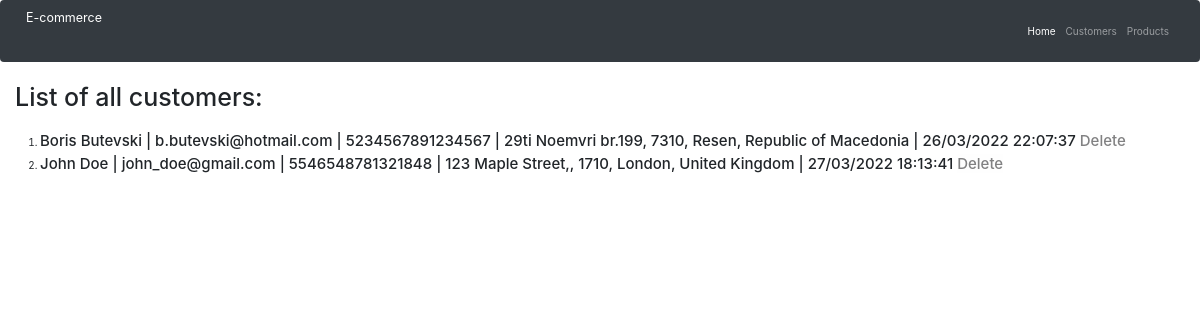
The page /customers on the database as committed earlier.
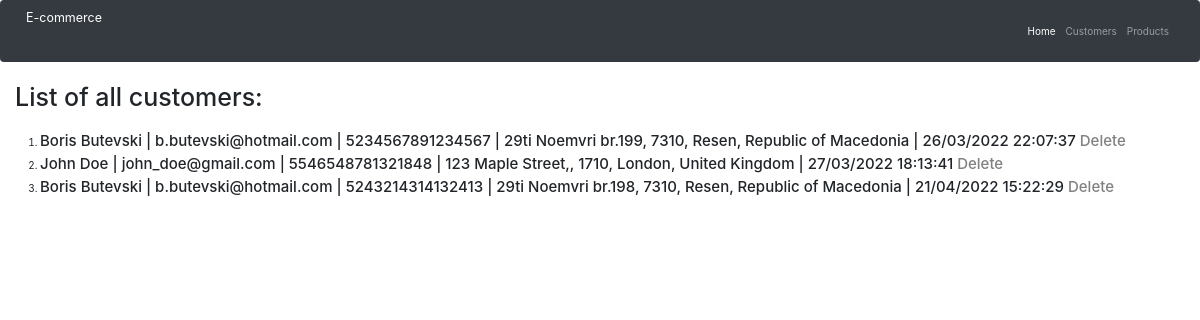
The same page on the database as committed later.
### main.py (models this page shows)
class Customer(db.Model):
    id = db.Column(db.Integer, primary_key=True)
    first_name = db.Column(db.String(250), nullable=False, unique=False)
    last_name = db.Column(db.String(250), nullable=False, unique=False)
    email = db.Column(db.String(250), nullable=False, unique=False)
    credit_card = db.Column(db.Integer, nullable=True, unique=False)
    date = db.Column(db.String(250), nullable=False, unique=False)
    address = db.Column(db.String(250), nullable=False, unique=True)

### main.py (the view)
@app.route("/customers")
def customers():
    all_customers = db.session.query(Customer).all()
    db.session.commit()
    return render_template('customers.html',all_customers=all_customers)

### templates/customers.html (shortened to what this page needs)
{% extends 'bootstrap/base.html' %}
{% import "bootstrap/wtf.html" as wtf %}
{% block styles %}
  {{ super() }}
  <link rel="stylesheet" href="https://cdn.jsdelivr.net/npm/bootstrap@4.0.0/dist/css/bootstrap.min.css">
{% endblock %}
{% block content %}
    <nav class="navbar navbar-expand-lg navbar-dark bg-dark">
        <a class="navbar-brand" href="{{url_for('home')}}">E-commerce</a>
        <div class="collapse navbar-collapse" id="navbarNavAltMarkup">
            <div class="navbar-nav ml-auto">
                <a class="nav-item nav-link active" href="{{ url_for('home') }}">Home <span class="sr-only">(current)</span></a>
                <a class="nav-item nav-link" href="{{ url_for('customers') }}">Customers</a>
                <a class="nav-item nav-link" href="{{ url_for('products') }}">Products</a>
            </div>
        </div>
    </nav>
    <div class="container-fluid">
        <h1>List of all customers:</h1><br>
    </div>
    {% if not all_customers %}
        <p>The database is empty</p>
    {% else %}
        <ol>
            {% for customer in all_customers %}
                <li>
                    <h4>
                        {{customer['first_name']}}
                        {{customer['last_name']}} | {{customer['email']}} |
                        {{customer['credit_card']}} | {{customer['address']}}  | {{customer['date']}}
                        <a class="alert-light" href="{{ url_for('delete_customer', id=customer.id) }}">   Delete</a>
                    </h4>
                </li>
            {% endfor %}
        </ol>
    {% endif %}
{% endblock %}

Rows that differ between the two databases and show on the page:
added Customer: first_name "Boris", last_name "Butevski", email "b.butevski@hotmail.com", credit_card "5243214314132413", address "29ti Noemvri br.198, 7310, Resen, Republic of Macedonia", date "21/04/2022 15:22:29"
